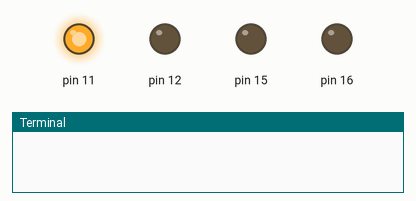
Simulated run of this program. Board: Raspberry Pi (header pin numbers). On the bench: output pins drawn as LEDs (lit = HIGH), the last lines printed to the terminal.

Above: at 0.1 s.
At 1.1 s:
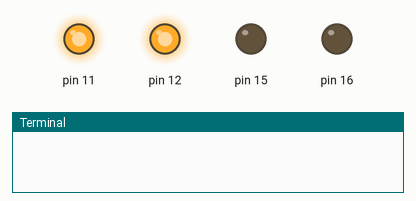
At 3.1 s:
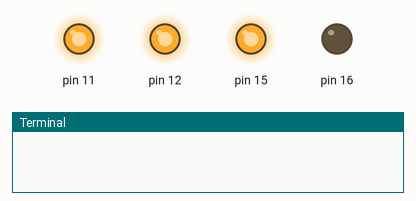
At 6.1 s:
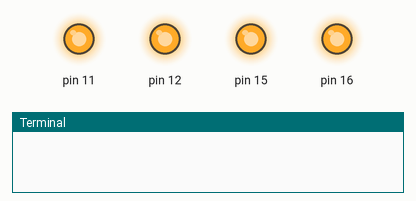
At 23.5 s:
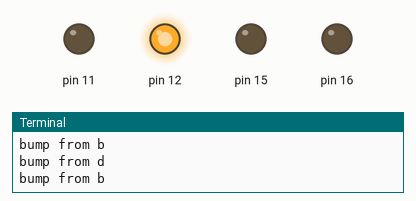
At 39.9 s:
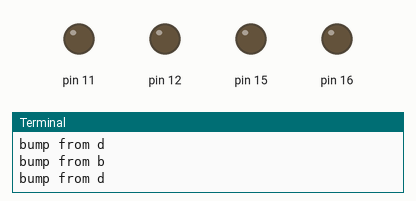
Timing chart, 0 to 40.0 s (numbered marks = the images above):
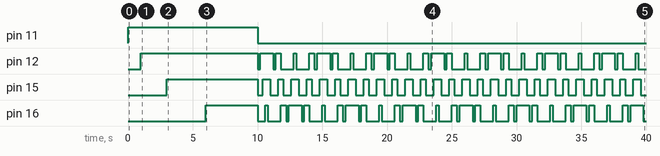

The program:

simple-blinky.py
```python
# Simple blinking light program
# see makezine.com/projects/tutorial-raspberry-pi-gpio-pins-and-python/

import RPi.GPIO as GPIO
import time

#GPIO.setmode(GPIO.BCM)
GPIO.setmode(GPIO.BOARD) # count pins from top left by board lights

GPIO.setup(11, GPIO.OUT)
GPIO.setup(12, GPIO.OUT)
GPIO.setup(15, GPIO.OUT)
GPIO.setup(16, GPIO.OUT)


def blinky(pinnum):
    for i in range(10):
        GPIO.output(pinnum, True)
        time.sleep(.3)
        GPIO.output(pinnum, False)
        time.sleep(.3)
    print "blinky Done"

def startup(pina, pinb, pinc, pind):
    GPIO.output(pina, True)
    time.sleep(1)
    GPIO.output(pinb, True)
    time.sleep(2)
    GPIO.output(pinc, True)
    time.sleep(3)
    GPIO.output(pind, True)
    time.sleep(4)
    GPIO.output(pina, False)
    GPIO.output(pinb, False)
    GPIO.output(pinc, False)
    GPIO.output(pind, False)
    time.sleep(.2)


def walky(pina, pinb, pinc, pind):
    for i in range(10):
        GPIO.output(pina, True)
        time.sleep(.2)

        GPIO.output(pinb, True)
        time.sleep(.2)

        GPIO.output(pina, False)
        GPIO.output(pinc, True)
        time.sleep(.2)

        GPIO.output(pinb, False)
        GPIO.output(pind, True)
        time.sleep(.2)

        GPIO.output(pinc, False)
        time.sleep(.2)

        GPIO.output(pind, False)
        time.sleep(.2)
    print "walky Done"


def walky3(pina, pinb, pinc, pind):
    for i in range(10):
        GPIO.output(pina, True)
        time.sleep(.1)

        GPIO.output(pinb, True)
        time.sleep(.1)


        GPIO.output(pinc, True)
        time.sleep(.1)

        GPIO.output(pina, False)

        GPIO.output(pind, True)
        time.sleep(.2)

        GPIO.output(pinb, False)
        time.sleep(.1)

        GPIO.output(pinc, False)
        time.sleep(.1)

        GPIO.output(pind, False)
        time.sleep(.1)
    print "walky3 Done"


def wavy(pina, pinb, pinc, pind):
    GPIO.output(pina, False)
    for i in range(10):
        wavetime = .2
        # make waves
        print "bump from b"
        GPIO.output(pinb, True)
        time.sleep(wavetime)

        GPIO.output(pinc, True)
        time.sleep(wavetime)

        GPIO.output(pind, True)
        time.sleep(wavetime)

        GPIO.output(pind, False)
        time.sleep(wavetime)

        GPIO.output(pinc, False)
        time.sleep(wavetime)

        GPIO.output(pinb, False)
        time.sleep(wavetime)

        #
        GPIO.output(pinb, True)
        time.sleep(wavetime)

        GPIO.output(pinc, True)
        time.sleep(wavetime)

        GPIO.output(pind, True)
        GPIO.output(pinb, False)
        time.sleep(wavetime)

        GPIO.output(pinc, False)
        time.sleep(wavetime)

        GPIO.output(pind, False)
        time.sleep(wavetime)

        #
        print "bump from d"
        GPIO.output(pind, True)
        time.sleep(wavetime)

        GPIO.output(pinc, True)
        time.sleep(wavetime)

        GPIO.output(pinb, True)
        time.sleep(wavetime)

        GPIO.output(pinb, False)
        time.sleep(wavetime)

        GPIO.output(pinc, False)
        time.sleep(wavetime)

        GPIO.output(pind, False)
        time.sleep(wavetime)

        #
        GPIO.output(pind, True)
        time.sleep(wavetime)

        GPIO.output(pinc, True)
        time.sleep(wavetime)

        GPIO.output(pinb, True)
        GPIO.output(pind, False)
        time.sleep(wavetime)

        GPIO.output(pinc, False)
        time.sleep(wavetime)

        GPIO.output(pinb, False)
        time.sleep(wavetime)

    # on white
    GPIO.output(pina, True)
    time.sleep(2)
    GPIO.output(pina, False)
    print "wavy Done"


startup(11,12,15,16)


#walky3(11,12,15,16)

wavy(11, 12, 15, 16)

#blinky(11)

#blinky(11)


GPIO.cleanup()
```

Measured:
- by itself, pin 11: LOW → HIGH at 0.00 s, → LOW 10.0 s later
- by itself, pin 12: repeats every 4.4 s: LOW 0.20 s, HIGH 1.0 s, LOW 0.20 s, HIGH 0.40 s, LOW 1.0 s, HIGH 0.20 s, LOW 1.0 s, HIGH 0.40 s
- by itself, pin 15: moves between LOW and HIGH, repeating every 5.4 s
- by itself, pin 16: moves between LOW and HIGH, repeating every 13.2 s
